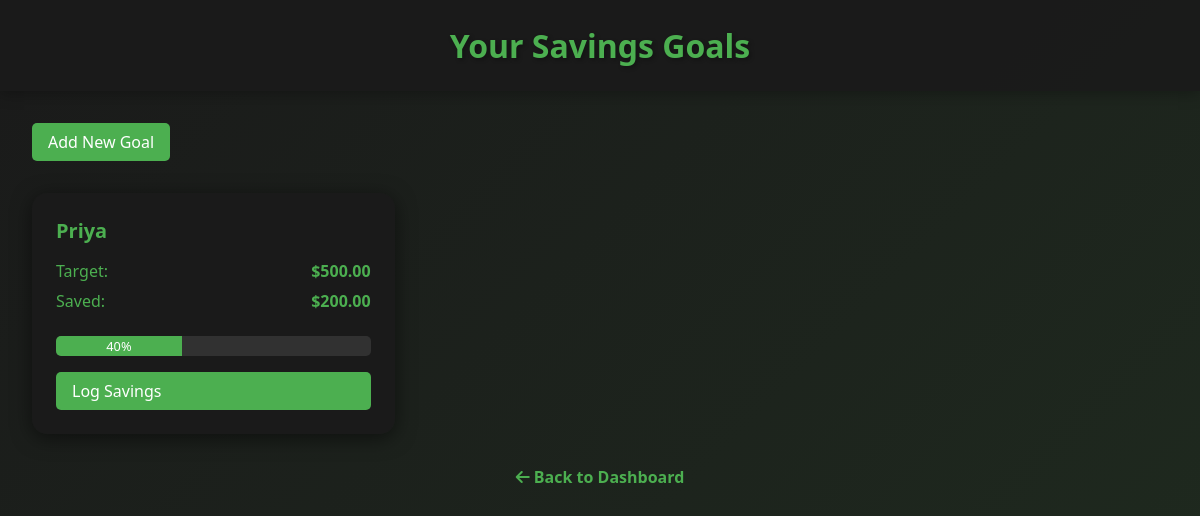
Screenshot of /savings-goals/ (signed in) with the database file from the repository.
### financeapp/models.py (models this page shows, shortened)
class SavingsGoal(models.Model):
    user = models.ForeignKey(User, on_delete=models.CASCADE)
    name = models.CharField(max_length=100)
    target_amount = models.DecimalField(decimal_places=2, max_digits=10)
    current_amount = models.DecimalField(decimal_places=2, max_digits=10, default=0)
    deadline = models.DateField(null=True, blank=True)

### financeapp/views.py (the view)
# urls.py: path('savings-goals/', views.savings_goals_view, name='savings_goals'),
@login_required
def savings_goals_view(request):
    goals = SavingsGoal.objects.filter(user=request.user) # pylint: disable=no-member
    for goal in goals:
        goal.target_dollars = goal.target_amount
        goal.current_dollars = goal.current_amount
    return render(request, 'savings_goals.html', {'goals': goals})

### financeapp/templates/savings_goals.html (shortened to what this page needs)
<!DOCTYPE html>
<html lang="en">
<head>
    {% load static %}
    <link rel="stylesheet" href="{% static 'css/savings_goals.css' %}">
     <link rel="stylesheet" href="https://cdnjs.cloudflare.com/ajax/libs/font-awesome/6.0.0-beta3/css/all.min.css">
</head>
<body>
    <header>
        <h1>Your Savings Goals</h1>
    </header>
    <main>
        <div class="actions">
            <a href="{% url 'add_savings_goal' %}" class="btn-add">Add New Goal</a>
        </div>
        <div class="goals-grid">
            {% for goal in goals %}
            <div class="goal-card">
                <h2 class="goal-title">{{ goal.name }}</h2>
                <div class="goal-details">
                    <div class="goal-amount">
                        <p>Target: <span>${{ goal.target_dollars|floatformat:2 }}</span></p>
                        <p>Saved: <span>${{ goal.current_dollars|floatformat:2 }}</span></p>
                    </div>
                    <div class="progress-container">
                        <div class="progress-bar"
                             style="width: {% widthratio goal.current_amount goal.target_amount 100 %}%">
                            <span class="progress-text">
                                {% widthratio goal.current_amount goal.target_amount 100 %}%
                            </span>
                        </div>
                    </div>
                    <a href="{% url 'log_savings' goal.id %}" class="btn-log">Log Savings</a>
                </div>
            </div>
            {% endfor %}
        </div>
                    <a href="{% url 'dashboard' %}" class="back-link">
            <i class="fas fa-arrow-left"></i> Back to Dashboard
        </a>
    </main>
</body>
</html>

### financeapp/static/css/savings_goals.css (style rules this page uses)
* { margin: 0; padding: 0; box-sizing: border-box; font-family: 'Segoe UI', Tahoma, Geneva, Verdana, sans-serif; }
body { min-height: 100vh; background: linear-gradient(135deg, #1a1a1a 0%, #1f2b1f 100%); color: #4CAF50; display: flex; flex-direction: column; }
header { background-color: rgba(26, 26, 26, 0.9); padding: 1.5rem; text-align: center; box-shadow: 0 2px 15px rgba(0, 0, 0, 0.3); }
header h1 { color: #4CAF50; font-size: 2rem; text-shadow: 2px 2px 4px rgba(0, 0, 0, 0.3); }
main { flex: 1; padding: 2rem; max-width: 1200px; margin: 0 auto; width: 100%; animation: fadeIn 0.5s ease-out; }
.actions { margin-bottom: 2rem; }
.btn-add, .btn-log { padding: 0.5rem 1rem; background-color: #4CAF50; color: white; border: none; border-radius: 5px; cursor: pointer; transition: background-color 0.3s ease; text-decoration: none; display: inline-block; }
.goals-grid { display: grid; grid-template-columns: repeat(auto-fill, minmax(300px, 1fr)); gap: 1.5rem; margin-bottom: 2rem; }
.goal-card { background-color: rgba(26, 26, 26, 0.9); border-radius: 15px; padding: 1.5rem; box-shadow: 0 4px 20px rgba(0, 0, 0, 0.5); }
.goal-title { color: #4CAF50; font-size: 1.25rem; margin-bottom: 1rem; }
.goal-details { display: flex; flex-direction: column; gap: 1rem; }
.goal-amount p { margin-bottom: 0.5rem; display: flex; justify-content: space-between; }
.goal-amount span { font-weight: bold; }
.progress-container { background-color: rgba(255, 255, 255, 0.1); border-radius: 5px; overflow: hidden; height: 20px; }
.progress-bar { background-color: #4CAF50; height: 100%; transition: width 0.3s ease; display: flex; align-items: center; justify-content: center; }
.progress-text { color: white; font-size: 0.8rem; }
.back-link { display: block; text-align: center; margin-top: 1.5rem; color: #4CAF50; text-decoration: none; font-weight: bold; transition: all 0.3s ease; }

### rows the page displays
SavingsGoal: name "Priya", target_dollars "500.00", current_dollars "200.00", current_amount+target_amount "40"
